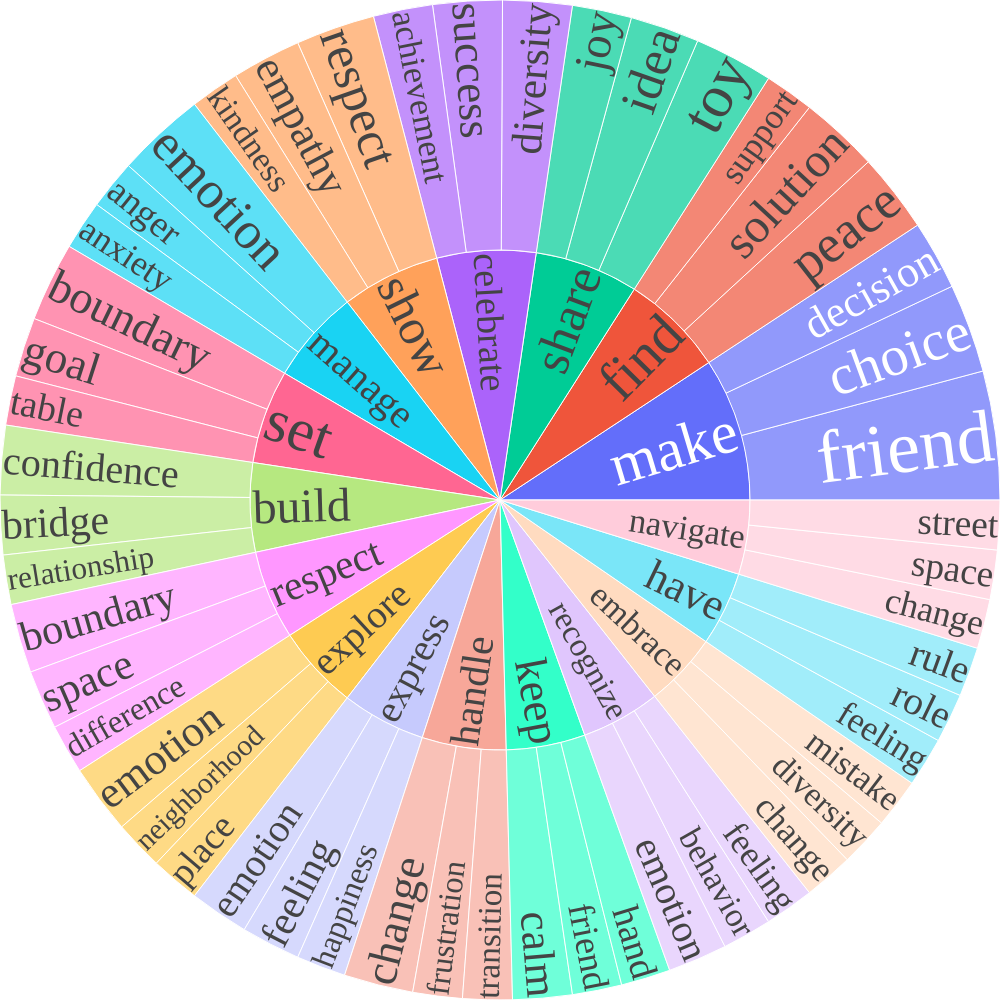

The notebook cell this image was saved under:
### Code cell
import plotly.graph_objects as go
import plotly.express as px

# df["blank"] = "ROOT"
# df = phrases.groupby(["verb", "noun"]).size().sort_values(ascending=False).head(5).reset_index().rename(columns={0: "count"})

# df = df[df["count"] > 6]
df.loc[0,'count'] = 7
df.loc[1,'count'] = 6
df.loc[3,'count'] = 7
df.loc[4,'count'] = 7
df.loc[17,'count'] = 5
df.loc[18,'count'] = 7
df.loc[19,'count'] = 5
df.loc[26,'count'] = 5
df.loc[27,'count'] = 13
df.loc[28,'count'] = 9
df.loc[29,'count'] = 7
df.loc[48,'count'] = 8
df.loc[49,'count'] = 7
df.loc[57,'count'] = 13
df.loc[58,'count'] = 6
df.loc[32,'count'] = 5
df.loc[33,'count'] = 5
df.loc[34,"count"] = 5
df.loc[35,"count"] = 5
df.loc[37,"count"] = 5
df.loc[38,"count"] = 5
df.loc[39,"count"] = 7
df.loc[46,"count"] = 7
df.loc[20,'count'] = 5
df.loc[21,'count'] = 5
df.loc[22,"count"] = 5
df.loc[23,"count"] = 5
df.loc[14,"count"] = 5
df.loc[8,"count"] = 5
df.loc[2,"count"] = 5
df.loc[5,"count"] = 6
df.loc[6,"count"] = 5
# print(df)
fig = px.sunburst(df[:51], path=['verb', 'noun'], values='count')
# fig.update_layout(uniformtext=dict(minsize=10, mode='hide'))
fig.update_layout(
    margin=dict(l=0, r=0, t=0, b=0),
    font_family="Times New Roman",
    font=dict(size=100),
    width = 1000,
    height = 1000
)
fig.show()
fig.write_html("output/verb_noun.html")
fig.write_image("output/verb_noun.pdf")

### Figure 1 — Plotly figure (JSON) as saved in the notebook; plotly's stock layout.template omitted (floating-point values rounded to 4 significant figures)
{"data": [{"branchvalues": "total", "domain": {"x": [0, 1], "y": [0, 1]}, "hovertemplate": "labels=%{label}<br>count=%{value}<br>parent=%{parent}<br>id=%{id}<extra></extra>", "ids": ["celebrate/achievement", "manage/anger", "manage/anxiety", "recognize/behavior", "respect/boundary", "set/boundary", "build/bridge", "keep/calm", "embrace/change", "handle/change", "navigate/change", "make/choice", "build/confidence", "make/decision", "respect/difference", "celebrate/diversity", "embrace/diversity", "explore/emotion", "express/emotion", "manage/emotion", "recognize/emotion", "show/empathy", "express/feeling", "have/feeling", "recognize/feeling", "keep/friend", "make/friend", "handle/frustration", "set/goal", "keep/hand", "express/happiness", "share/idea", "share/joy", "show/kindness", "embrace/mistake", "explore/neighborhood", "find/peace", "explore/place", "build/relationship", "show/respect", "have/role", "have/rule", "find/solution", "navigate/space", "respect/space", "navigate/street", "celebrate/success", "find/support", "set/table", "share/toy", "handle/transition", "build", "celebrate", "embrace", "explore", "express", "find", "handle", "have", "keep", "make", "manage", "navigate", "recognize", "respect", "set", "share", "show"], "labels": ["achievement", "anger", "anxiety", "behavior", "boundary", "boundary", "bridge", "calm", "change", "change", "change", "choice", "confidence", "decision", "difference", "diversity", "diversity", "emotion", "emotion", "emotion", "emotion", "empathy", "feeling", "feeling", "feeling", "friend", "friend", "frustration", "goal", "hand", "happiness", "idea", "joy", "kindness", "mistake", "neighborhood", "peace", "place", "relationship", "respect", "role", "rule", "solution", "space", "space", "street", "success", "support", "table", "toy", "transition", "build", "celebrate", "embrace", "explore", "express", "find", "handle", "have", "keep", "make", "manage", "navigate", "recognize", "respect", "set", "share", "show"], "name": "", "parents": ["celebrate", "manage", "manage", "recognize", "respect", "set", "build", "keep", "embrace", "handle", "navigate", "make", "build", "make", "respect", "celebrate", "embrace", "explore", "express", "manage", "recognize", "show", "express", "have", "recognize", "keep", "make", "handle", "set", "keep", "express", "share", "share", "show", "embrace", "explore", "find", "explore", "build", "show", "have", "have", "find", "navigate", "respect", "navigate", "celebrate", "find", "set", "share", "handle", "", "", "", "", "", "", "", "", "", "", "", "", "", "", "", "", ""], "type": "sunburst", "values": [6, 5, 5, 5, 7, 8, 6, 6, 5, 7, 5, 9, 7, 7, 5, 7, 5, 7, 6, 9, 6, 7, 6, 5, 5, 5, 13, 5, 6, 5, 5, 7, 6, 5, 5, 5, 8, 5, 5, 8, 5, 5, 8, 5, 6, 5, 7, 5, 5, 8, 5, 18, 20, 15, 17, 17, 21, 17, 15, 16, 29, 19, 15, 16, 18, 19, 21, 20]}], "layout": {"font": {"family": "Times New Roman", "size": 100}, "height": 1000, "legend": {"tracegroupgap": 0}, "margin": {"b": 0, "l": 0, "r": 0, "t": 0}, "width": 1000}}
